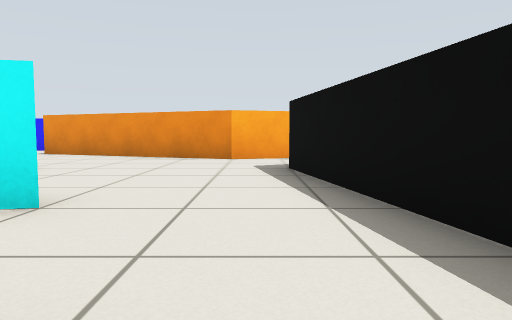
view 1 (above)

18 first-person views from a walk through a Gazebo world. The camera is 0.51 m above the floor, tilts 4° down and sees 70° across. The floor is counted in squares, 1 m on a side. Each view is taken from the middle of a square. On the plan, view 1 faces up. The plan holds only what a view shows up to about 9 squares ahead; the rest is blank.

view 2
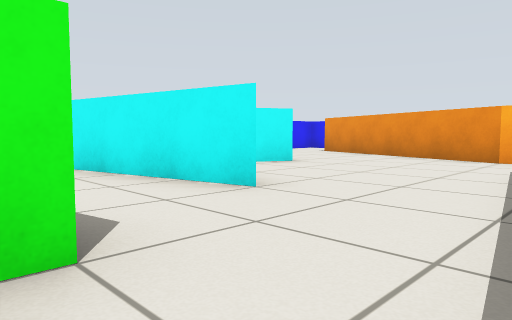

view 3
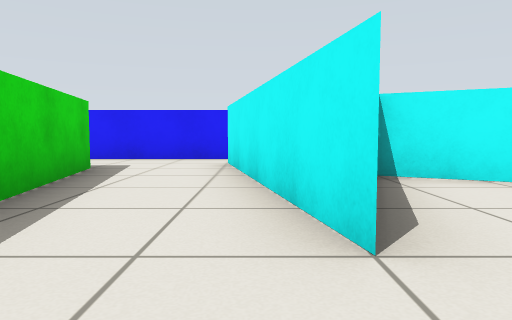

view 4
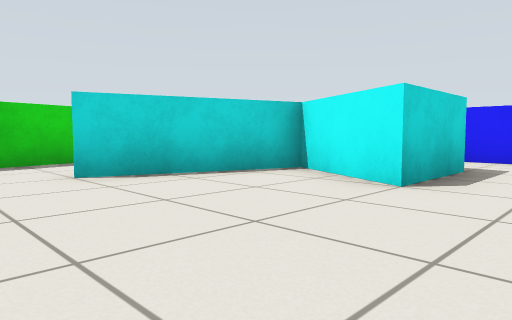

view 5
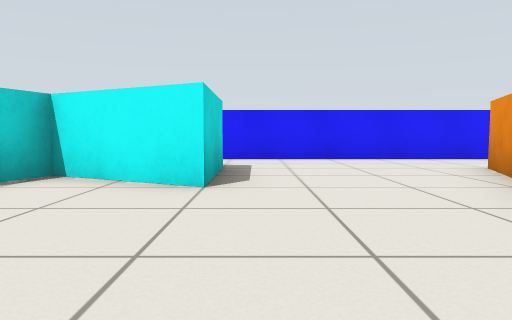

view 6
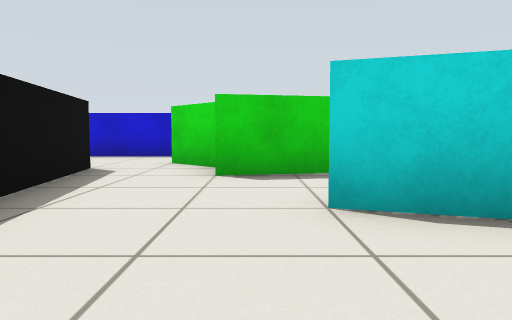

view 7
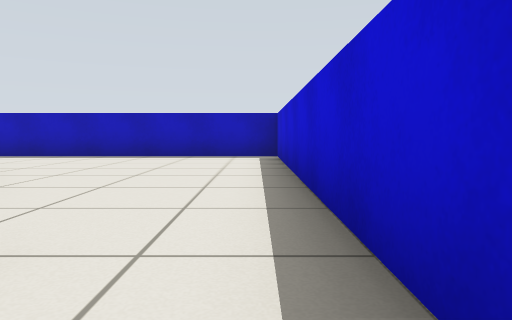

view 8
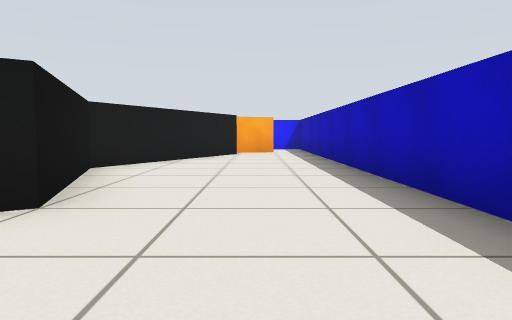

view 9
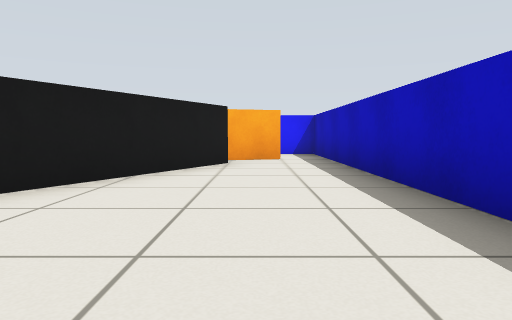

view 10
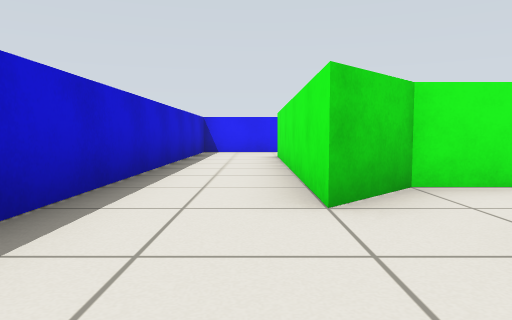

view 11
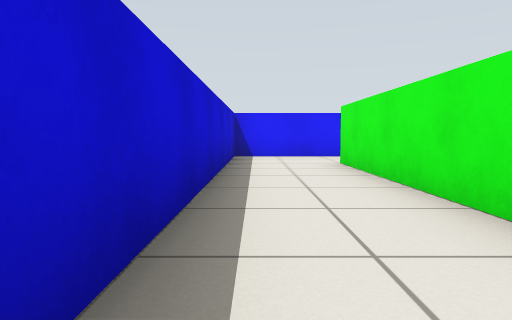

view 12
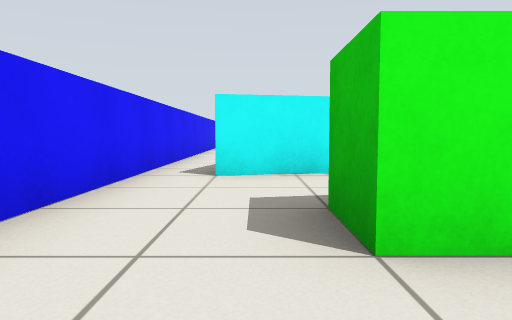

view 13
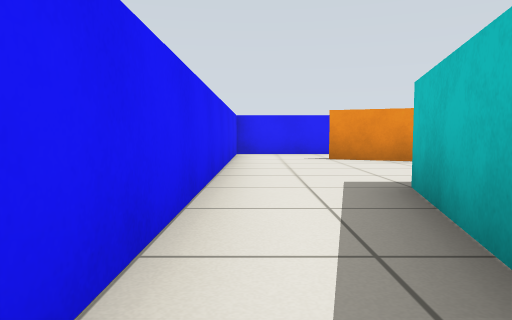

view 14
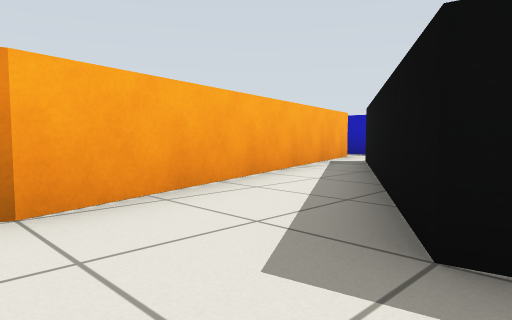

view 15
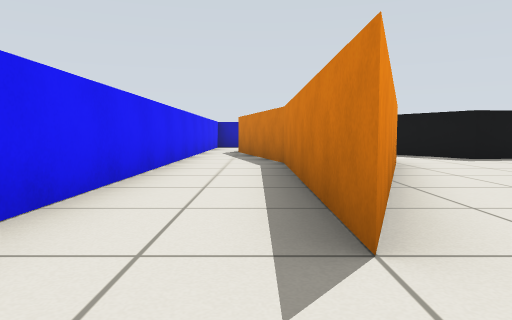

view 16
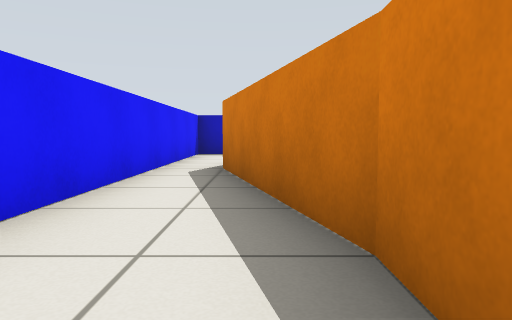

view 17
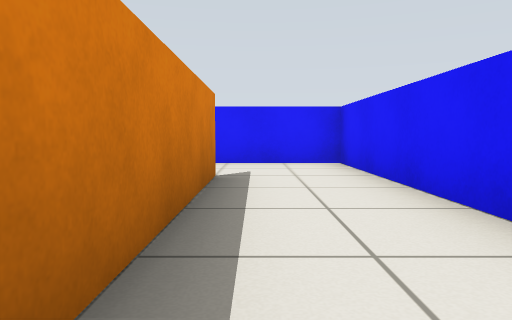

view 18
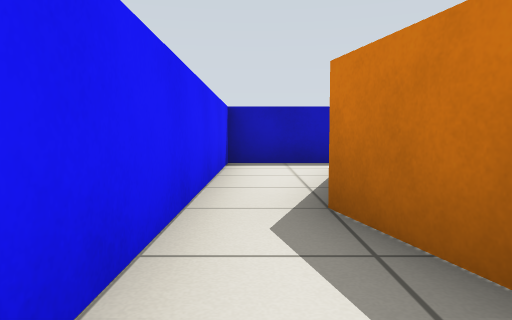

### Floor plan
Key: @ floor where view 1 was taken; # wall or solid block; . floor; B cyan block; G green block.
Columns run from 8 left of view 1 to 8 right of it. Each row starts with its distance up from view 1.
 12 #################
 11 #...............#
 10 #........######.#
  9 #..###########..#
  8 #.....########..#
  7 #..........###..#
  6 #........####...#
  5 #..BB....####...#
  4 #.BBB....###....#
  3 #.B BBB..# ##...#
  2 #.BBBB...#  #...#
  1 #........## #...#
  0 #...GGGG@.#.....#
 -1 #..GGGGGG.......#
 -2 #...............#
 -3 #...............#
 -4 #################

Where each view was taken, in squares from view 1:
view 1: 0 up, 0 right, facing up
view 2: 0 up, 1 right, facing up-left
view 3: 2 up, 0 right, facing left
view 4: 7 up, 0 right, facing down-left
view 5: 6 up, 0 right, facing left
view 6: 5 up, 1 left, facing down
view 7: 3 down, 1 left, facing right
view 8: 1 down, 6 right, facing up
view 9: 2 up, 6 right, facing up
view 10: 2 down, 3 right, facing left
view 11: 3 down, 1 right, facing left
view 12: 3 down, 6 left, facing up
view 13: 2 up, 7 left, facing up
view 14: 5 up, 1 left, facing up-right
view 15: 10 up, 7 left, facing right
view 16: 10 up, 2 left, facing right
view 17: 10 up, 1 left, facing left
view 18: 11 up, 1 right, facing right
